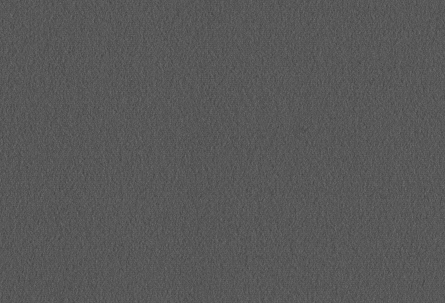
#> input picture 缺陷检测02/plastics_01.png, 445 x 303 px; its folder holds 4 pictures in this run
$ python qx02.py
#> lines starting #> are read from the running program, lines starting #| are printed output that depends on the picture; after the words box and inside, x2 and y2 are one past the last pixel; in counts of white or black regions, pixels touching at a corner belong together
#> in main, image is the input picture: shape (303, 445, 3); min 64, max 112, mean 88.2
import cv2
import numpy as np
import matplotlib.pyplot as plt


# 初始化
def display_image(image, window_name='Image'):
    cv2.imshow(window_name, image)
    cv2.waitKey(0)
    cv2.destroyAllWindows()


# 创建高斯滤波器
def create_gaussian_filter(sigma, size):
    return cv2.getGaussianKernel(size, sigma) @ cv2.getGaussianKernel(size, sigma).T


# 快速傅里叶变换 (FFT)
def fft_convolve(image, filter):
    # 转换为频域
    f_image = np.fft.fft2(image)
    f_filter = np.fft.fft2(filter, s=image.shape)
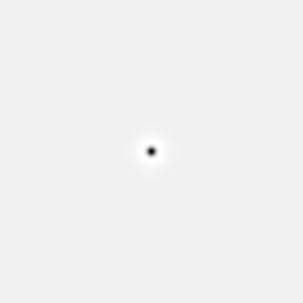
#> filter: shape (303, 303) float64; min -0.0161, max 0.000899, mean -1.72e-21; drawn with min black and max white

    # 卷积 (频域乘积)
    f_convol = f_image * f_filter

    # 逆变换
    convol_image = np.fft.ifft2(f_convol)

    return np.abs(convol_image)
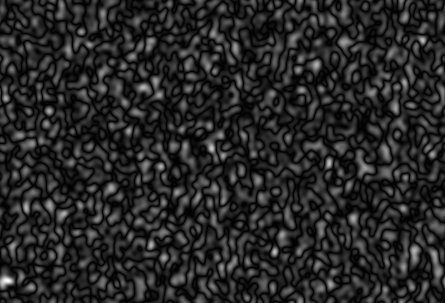
#> returned value: shape (303, 445) float64; min 3.68e-06, max 2.25, mean 0.352; drawn with min black and max white


# 处理图像
def process_image(image, filter):
    # 将图像转换为灰度
    gray_image = cv2.cvtColor(image, cv2.COLOR_BGR2GRAY)

    # 进行 FFT 卷积
    convol_image = fft_convolve(gray_image, filter)

    # 对卷积结果进行处理（如灰度范围和阈值）
    _, threshold_image = cv2.threshold(convol_image, np.max(convol_image) * 0.8, 255, cv2.THRESH_BINARY)
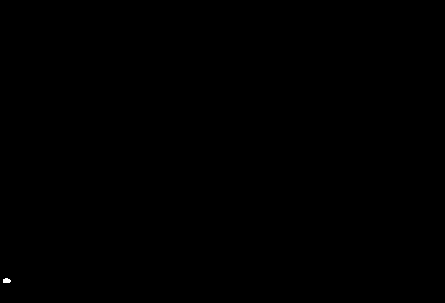
#> threshold_image: shape (303, 445) float64; 0.02% white; 1 white region, box (x1, y1, x2, y2) and area: (3, 278, 11, 283) 33

    # 找到连接区域
    num_labels, labels, stats, centroids = cv2.connectedComponentsWithStats(np.uint8(threshold_image))
#> num_labels = 2; stats = [[0, 0, 445, 303, 134802], [3, 278, 8, 5, 33]]; centroids = [[222.1, 151], [6.24, 280.3]]

    # 绘制检测到的缺陷
    result_image = image.copy()
    for i in range(1, num_labels):  # 跳过背景
        if stats[i, cv2.CC_STAT_AREA] > 10:  # 过滤小区域
            x, y, w, h, area = stats[i]
            cv2.rectangle(result_image, (x, y), (x + w, y + h), (0, 0, 255), 2)
            # 在区域中心画圆
            cv2.circle(result_image, (int(centroids[i][0]), int(centroids[i][1])), 10, (0, 255, 0), 2)
#> this loop made 1 pass
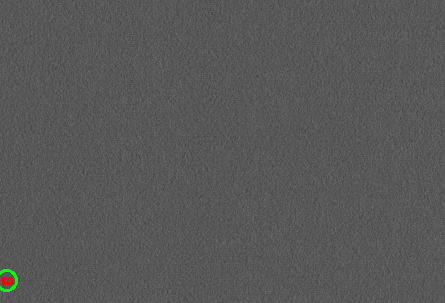
#> result_image: shape (303, 445, 3); 0.16% of pixels changed, all inside (x1, y1, x2, y2) = (0, 269, 18, 292)

    # 显示结果
    if num_labels > 1:
        result_message = f"Not OK, {num_labels - 1} defect(s) found"
#> result_message = 'Not OK, 1 defect(s) found'
        color = (0, 0, 255)  # Red for defects
    else:
        result_message = 'OK'
        color = (0, 255, 0)  # Green for no defects

    cv2.putText(result_image, result_message, (10, 30), cv2.FONT_HERSHEY_SIMPLEX, 0.9, color, 2)
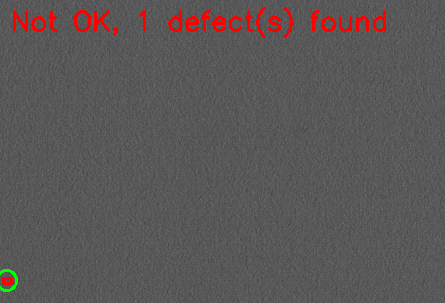
#> result_image: shape (303, 445, 3); 1.75% of pixels changed, all inside (x1, y1, x2, y2) = (13, 7, 386, 38)
    display_image(result_image)


# 主程序
def main():
    # 读取图像
    num_images = 11
    for index in range(1, num_images + 1):
        image_path = f"plastics_{index:02d}.png"
        image = cv2.imread(image_path)

        # 创建高斯滤波器
        sigma1, sigma2 = 10.0, 3.0
        filter1 = create_gaussian_filter(sigma1, image.shape[0])
        filter2 = create_gaussian_filter(sigma2, image.shape[0])
        filter = filter1 - filter2

        # 处理图像
        process_image(image, filter)
#> pass 2 of the loop in main, `for index in range(1, num_images + 1):`:
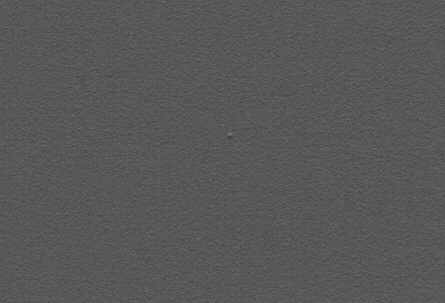
#> input picture 缺陷检测02/plastics_02.png, 445 x 303 px
#> in main, image is the input picture: shape (303, 445, 3); min 60, max 118, mean 88
#> in process_image (call 2), `_, threshold_image = cv2.threshold(convol_image, np.max(convol_image) ..`:
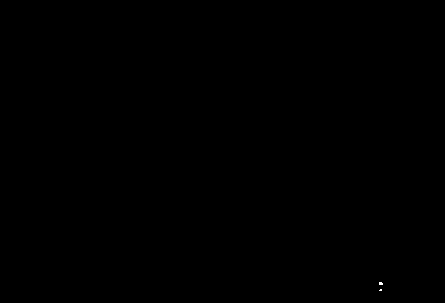
#> threshold_image: shape (303, 445) float64; 0.01% white in thin lines or dots, all inside (x1, y1, x2, y2) = (379, 282, 383, 291)
#> labels: shape (303, 445) int32; 3 distinct labels, from 0 to 2
#> num_labels = 3; stats = [[0, 0, 445, 303, 134819], [379, 282, 4, 3, 11], [379, 289, 3, 2, 5]]; centroids = [[222, 151], [380.4, 283.1], [380.2, 289.6]]
#> the loop in process_image (call 2), `for i in range(1, num_labels):` made 2 passes
#> result_message = 'Not OK, 2 defect(s) found'
#> in process_image (call 2), `cv2.putText(result_image, result_message, (10, 30), cv2.FONT_HERSHEY_S..`:
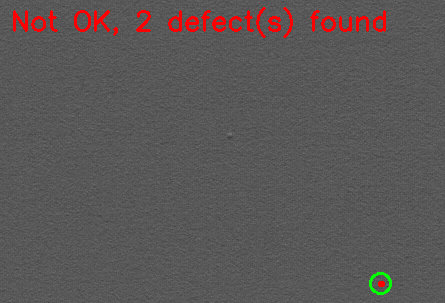
#> result_image: shape (303, 445, 3); mean B, G, R 86.3, 86.6, 90.9
#> pass 3 of the loop in main, `for index in range(1, num_images + 1):`:
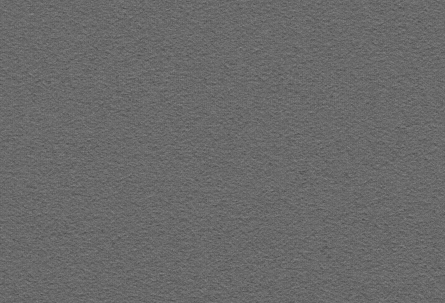
#> input picture 缺陷检测02/plastics_03.png, 445 x 303 px
#> in main, image is the input picture: shape (303, 445, 3); min 75, max 140, mean 105.8
#> in process_image (call 3), `_, threshold_image = cv2.threshold(convol_image, np.max(convol_image) ..`:
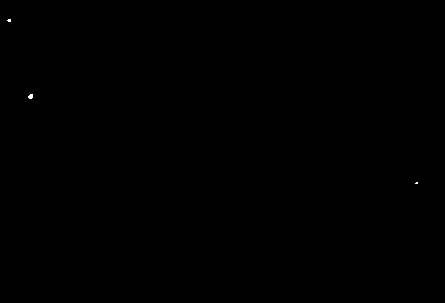
#> threshold_image: shape (303, 445) float64; 0.03% white in thin lines or dots, all inside (x1, y1, x2, y2) = (7, 19, 418, 184)
#> labels: shape (303, 445) int32; 4 distinct labels, from 0 to 3
#> num_labels = 4; stats = [[0, 0, 445, 303, 134800], [7, 19, 4, 3, 10], [28, 94, 5, 5, 20], [415, 182, 3, 2, 5]]; centroids = [[222, 151], [8.8, 20], [30.25, 96.05], [416.2, 182.6]]
#> the loop in process_image (call 3), `for i in range(1, num_labels):` made 3 passes
#> result_message = 'Not OK, 3 defect(s) found'
#> in process_image (call 3), `cv2.putText(result_image, result_message, (10, 30), cv2.FONT_HERSHEY_S..`:
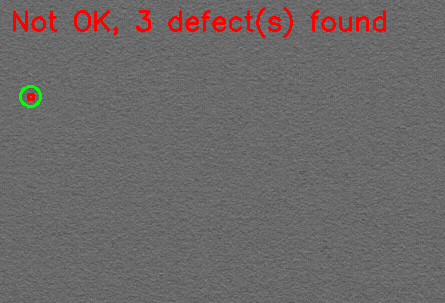
#> result_image: shape (303, 445, 3); mean B, G, R 103.7, 104.1, 108.4
#> the loop made 5 passes; the first 3 are shown


if __name__ == '__main__':
#> (the run stopped early here; a loop or call above may not have finished)
